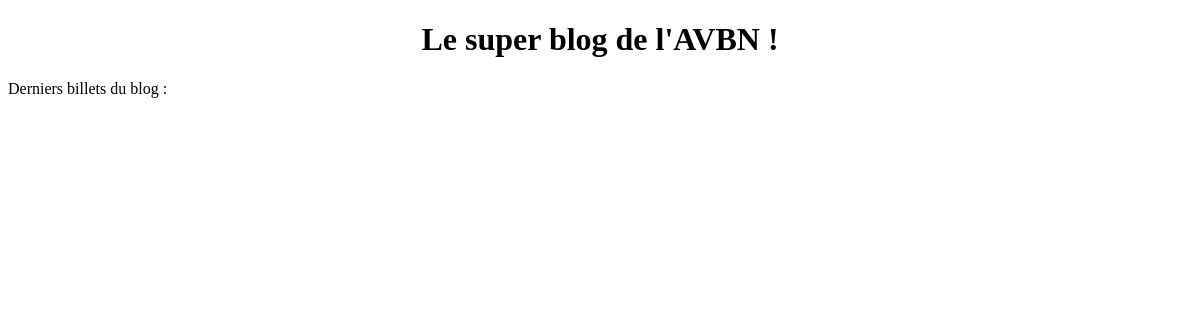
/blog/index.php, run on an earlier commit of the app's database.
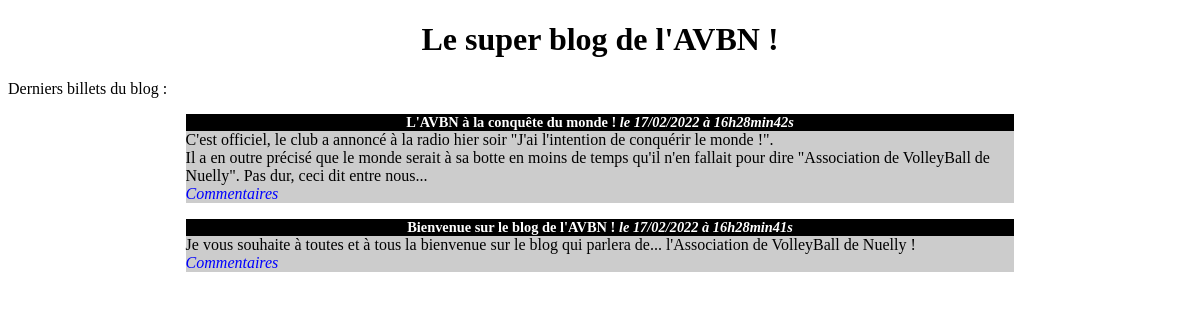
And on a later commit of the database.
### tables this page shows
CREATE TABLE `posts` (
  `id` int(11) NOT NULL,
  `title` varchar(255) NOT NULL,
  `content` text NOT NULL,
  `creation_date` datetime NOT NULL
);

### blog/index.php (called while the page is built)
<?php
require('src/model.php');
$posts = getPosts();
require('templates/homepage.php');

### blog/src/model.php (called while the page is built)
<?php
function getPosts()
{
    try {
        $database = new PDO('mysql:host=localhost;dbname=blog_avbn;charset=utf8', 'root', '');
    } catch (Exception $e) {
        die('Erreur : ' . $e->getMessage());
    }
    $statement = $database->query(
        "SELECT id, title, content, DATE_FORMAT(creation_date, '%d/%m/%Y à %Hh%imin%ss') AS date_creation_fr FROM posts ORDER BY creation_date DESC LIMIT 0, 5"
    );
    $posts = [];
    while (($row = $statement->fetch())) {
        $post = [
            'title' => $row['title'],
            'french_creation_date' => $row['date_creation_fr'],
            'content' => $row['content'],
        ];
        $posts[] = $post;
    }
    return $posts;
}

### blog/templates/homepage.php (the view, shortened to what this page needs)
<!DOCTYPE html>
<html>
<head>
    <link href="style.css" rel="stylesheet" />
</head>
<body>
    <h1>Le super blog de l'AVBN !</h1>
    <p>Derniers billets du blog :</p>
    <?php
    foreach ($posts as $post) {
    ?>
        <div class="news">
            <h3>
                <?= htmlspecialchars($post['title']); ?>
                <em>le <?= $post['french_creation_date']; ?></em>
            </h3>
            <p>
                <?=
                nl2br(htmlspecialchars($post['content']));
                ?>
                <br />
                <em><a href="#">Commentaires</a></em>
            </p>
        </div>
    <?php
    }
    ?>
</body>
</html>

### blog/style.css (style rules this page uses)
h1, h3 { text-align:center; }
h3 { background-color:black; color:white; font-size:0.9em; margin-bottom:0px; }
.news p { background-color:#CCCCCC; margin-top:0px; }
.news { width:70%; margin:auto; }
a { text-decoration: none; color: blue; }

What changed in the data, as far as the page shows it:
added posts: title "L'AVBN à la conquête du monde !", french_creation_date "17/02/2022 à 16h28min42s", content "C'est officiel, le club a annoncé à la radio hier soir \"J'ai l'intention de conquérir le monde !\". Il a en outre précisé que le monde serait à sa botte en moins de temps qu'il n'en fallait pour dire \"Association de VolleyBall de Nuelly\". Pas dur, ceci dit entre nous..."
added posts: title "Bienvenue sur le blog de l'AVBN !", french_creation_date "17/02/2022 à 16h28min41s", content "Je vous souhaite à toutes et à tous la bienvenue sur le blog qui parlera de... l'Association de VolleyBall de Nuelly !"
